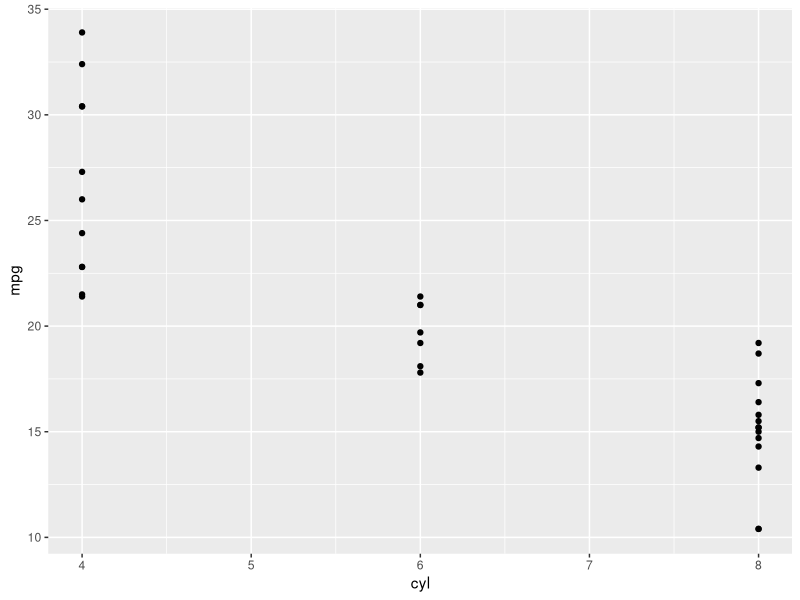
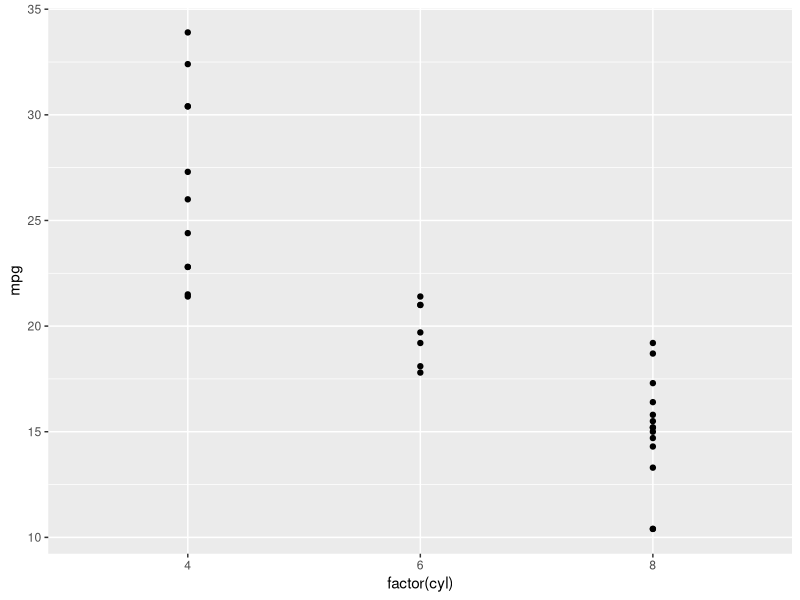
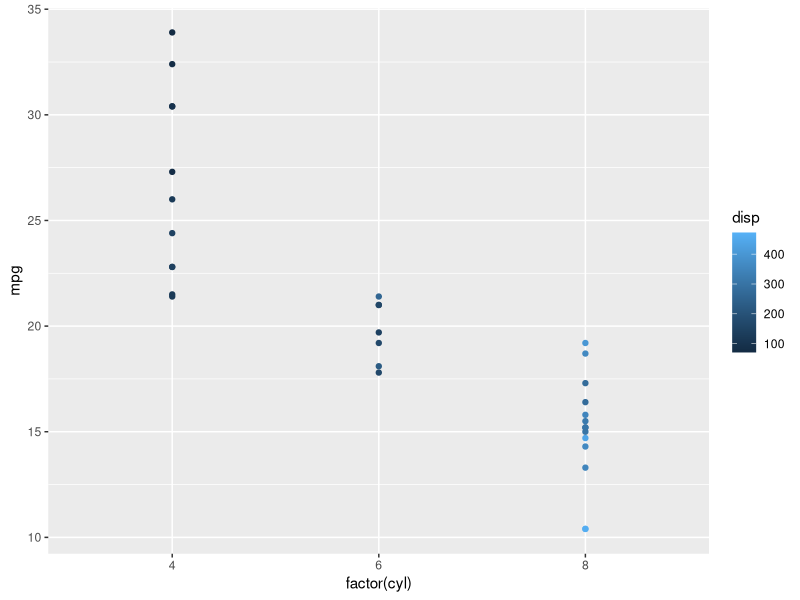
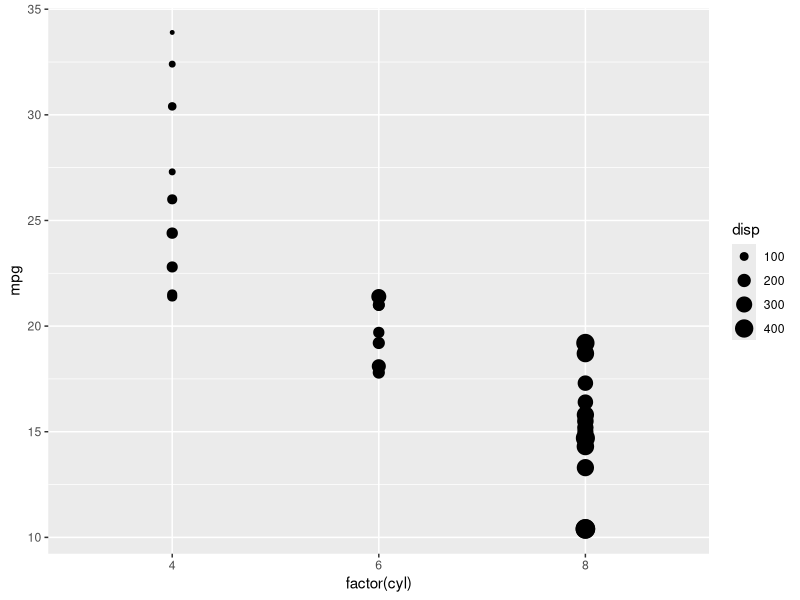
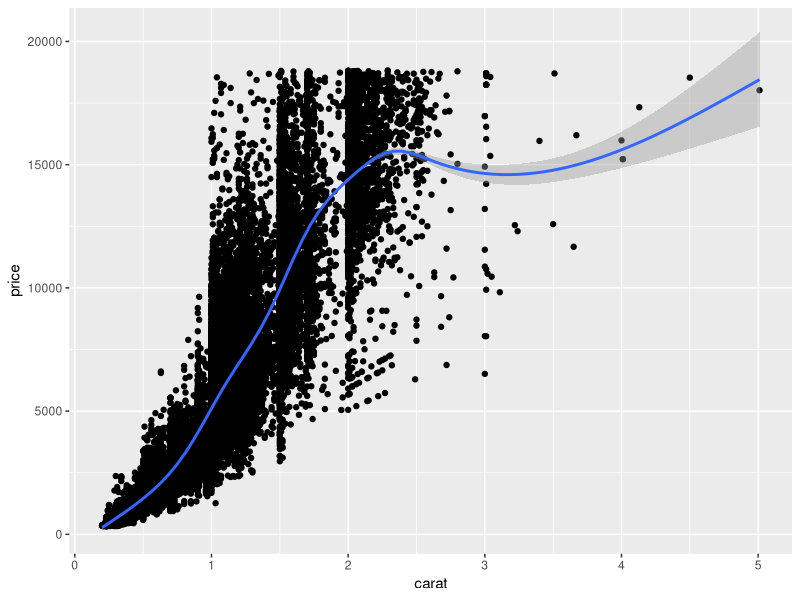
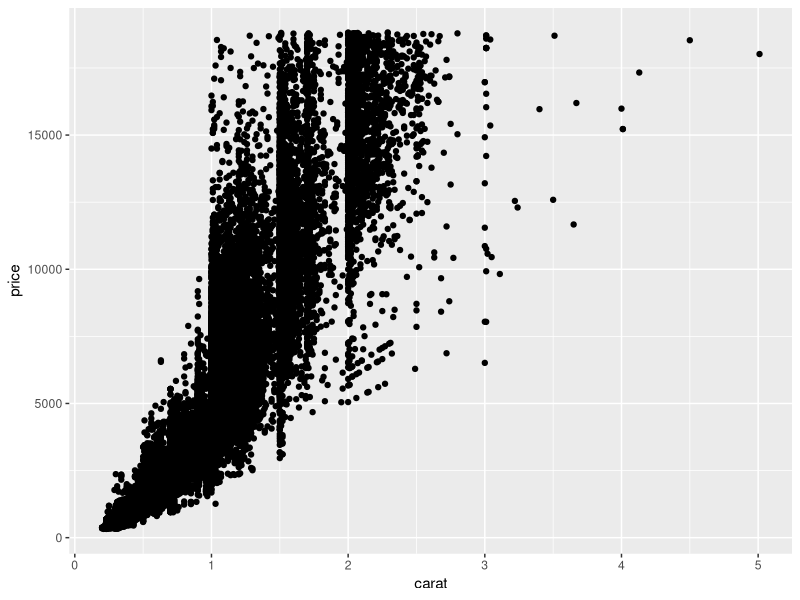
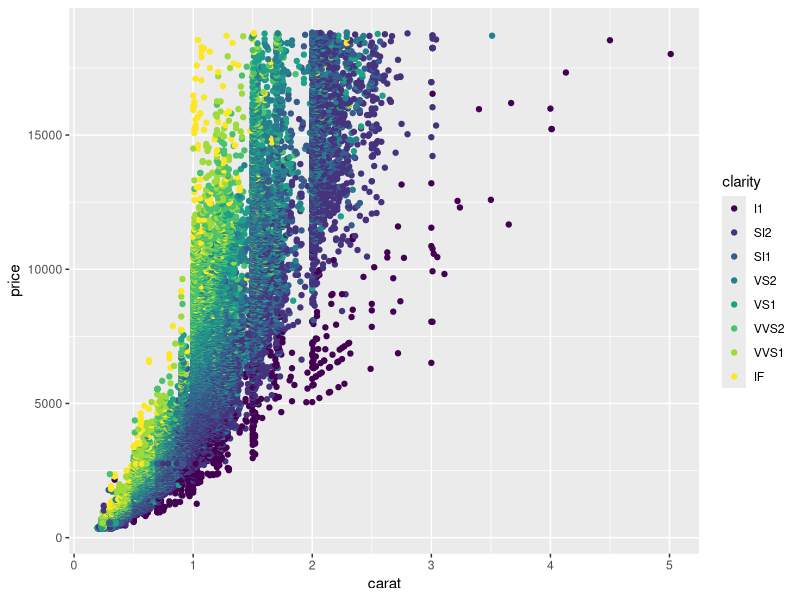
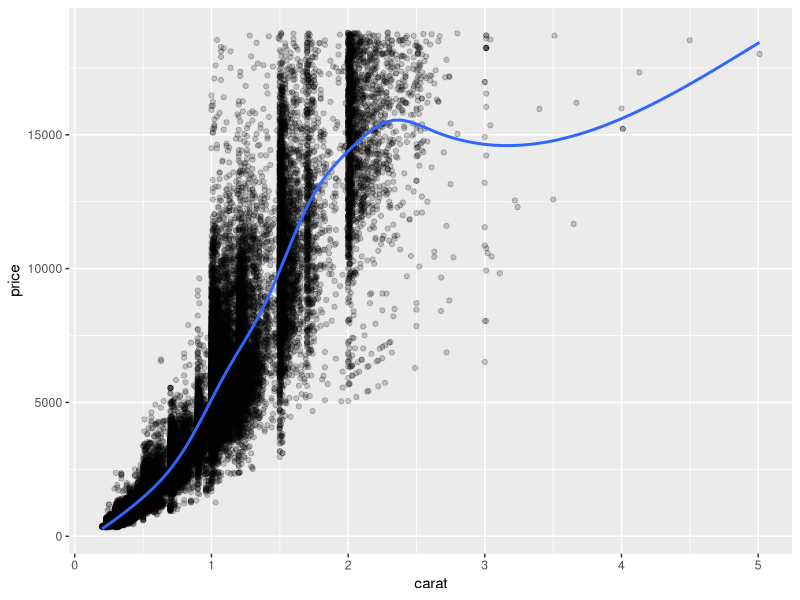

Generate these figures, in order, with R: (Note: this script raises an error after producing the figures.)
## ---- chunk 1
knitr::opts_chunk$set(echo = TRUE)

## ---- chunk 2
# Load the ggplot2 package
library (ggplot2)
library(tidyr)

# Loading the mtcars data set
data(mtcars)
data(diamonds)
## ---- chunk 3

# Explore the mtcars data frame with str()
str(mtcars)

# Execute the following command
ggplot(mtcars, aes(x = cyl, y = mpg)) +
  geom_point()

# Change the command below so that cyl is treated as factor
ggplot(mtcars, aes(x = factor(cyl), y = mpg)) +
  geom_point()

## Adding layers
ggplot(mtcars, aes(x = factor(cyl), y = mpg, color=disp)) +
  geom_point()

ggplot(mtcars, aes(x = factor(cyl), y = mpg, size=disp)) +
  geom_point()


# Add geom_point() and geom_smooth() with +
ggplot(diamonds, aes(x = carat, y = price)) + geom_point() + geom_smooth()


# Create the object containing the data and aes layers: dia_plot
dia_plot <- ggplot(diamonds, aes(x = carat, y = price))

# Add a geom layer with + and geom_point()
dia_plot + geom_point()

# Add the same geom layer, but with aes() inside
dia_plot + geom_point(aes(color = clarity))

# 1 - The dia_plot object has been created for you
dia_plot <- ggplot(diamonds, aes(x = carat, y = price))

# 2 - Expand dia_plot by adding geom_point() with alpha set to 0.2
dia_plot <- dia_plot + geom_point(alpha=0.2)

# 3 - Plot dia_plot with additional geom_smooth() with se set to FALSE
dia_plot + geom_smooth(se = FALSE)

# 4 - Copy the command from above and add aes() with the correct mapping to geom_smooth()
dia_plot + geom_smooth(aes(color = clarity), se = FALSE)
## ---- chunk 4
# In this exercise you'll recreate the base package plot in ggplot2.

# Plot 2: include the lines of the linear models, per cyl
ggplot(mtcars, aes(x = wt, y = mpg, col = cyl)) +
  geom_point() + # Copy from Plot 1
  geom_smooth(method=lm, se=FALSE) 


# Convert cyl to factor (don't need to change)
mtcars$cyl <- as.factor(mtcars$cyl)

# Example from base R (don't need to change)
plot(mtcars$wt, mtcars$mpg, col = mtcars$cyl)
abline(lm(mpg ~ wt, data = mtcars), lty = 2)
lapply(mtcars$cyl, function(x) {
  abline(lm(mpg ~ wt, mtcars, subset = (cyl == x)), col = x)
  })
legend(x = 5, y = 33, legend = levels(mtcars$cyl),
       col = 1:3, pch = 1, bty = "n")

# Plot 1: add geom_point() to this command to create a scatter plot
ggplot(mtcars, aes(x = wt, y = mpg, col = cyl)) + geom_point()

# Fill in using instructions Plot 1

# Plot 2: include the lines of the linear models, per cyl
ggplot(mtcars, aes(x = wt, y = mpg, col = cyl)) +
  geom_point() + # Copy from Plot 1
  geom_smooth(method=lm, se=FALSE)   # Fill in using instructions Plot 2

# Plot 3: include a lm for the entire dataset in its whole
ggplot(mtcars, aes(x = wt, y = mpg, col = cyl)) +
  geom_point() + # Copy from Plot 2
  geom_smooth(method=lm, se=FALSE) + # Copy from Plot 2
  geom_smooth(method=lm, se=FALSE, linetype=2, aes(group=1))   


# Consider the structure of iris, iris.wide and iris.tidy (in that order)
str(iris)
str(iris.wide)
str(iris.tidy)
# Think about which dataset you would use to get the plot shown right
# Fill in the ___ to produce the plot given to the right
ggplot(iris.tidy, aes(x = Species, y = Value, col = Part)) +
  geom_jitter() +
  facet_grid(. ~ Measure)

# Fill in the ___ to produce to the correct iris.tidy dataset
iris.tidy <- iris %>%
  gather(key, Value, -Species) %>%
  separate(key, c("Part", "Measure"), "\\.")

# Fill in the ___ to produce the plot given to the right
ggplot(iris.wide, aes(x = Length, y = Width, color = Part)) +
  geom_jitter() +
  facet_grid(. ~ Species)


# Load the tidyr package
library(tidyr)

# Add column with unique ids (don't need to change)
iris$Flower <- 1:nrow(iris)

# Fill in the ___ to produce to the correct iris.wide dataset
iris.wide <- iris %>%
  gather(key, value, -Species, -Flower) %>%
  separate(key, c("Part", "Measure"), "\\.") %>%
  spread(Measure, value)
